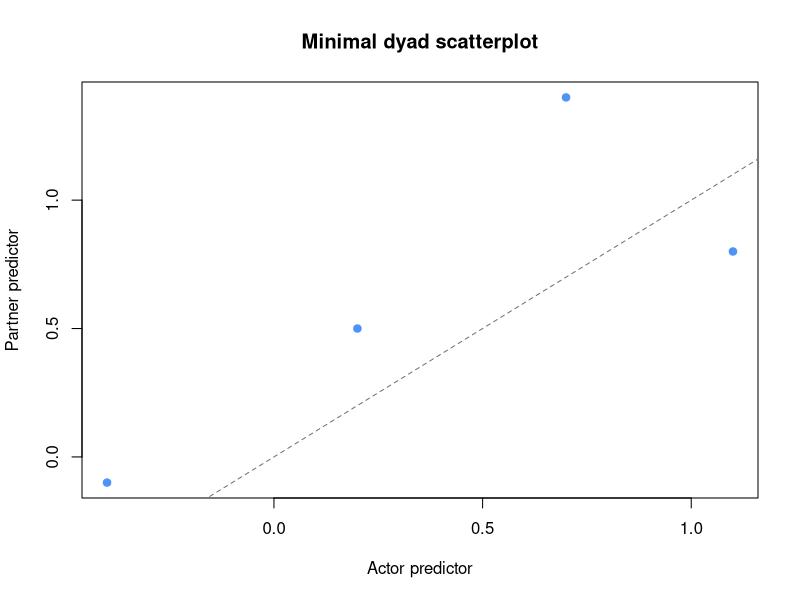

Source code (R):
## ---- chunk 1
knitr::opts_chunk$set(
  echo = TRUE,
  message = FALSE,
  warning = FALSE,
  fig.width = 6,
  fig.height = 3.6
)
## ---- chunk 2
demo_data <- data.frame(
  dyad = 1:4,
  actor = c(0.2, 1.1, -0.4, 0.7),
  partner = c(0.5, 0.8, -0.1, 1.4)
)

demo_data$couple_mean <- rowMeans(demo_data[c("actor", "partner")])
knitr::kable(demo_data, digits = 2)
## ---- chunk 3
actor_effect <- 0.70
partner_effect <- 0.25

cbc_effect <- actor_effect + partner_effect
cwc_effect <- actor_effect - partner_effect

c(cbc = cbc_effect, cwc = cwc_effect)
## ---- chunk 4
plot(
  demo_data$actor,
  demo_data$partner,
  pch = 19,
  col = "#4E94F8",
  xlab = "Actor predictor",
  ylab = "Partner predictor",
  main = "Minimal dyad scatterplot"
)
abline(a = 0, b = 1, lty = 2, col = "gray45")
